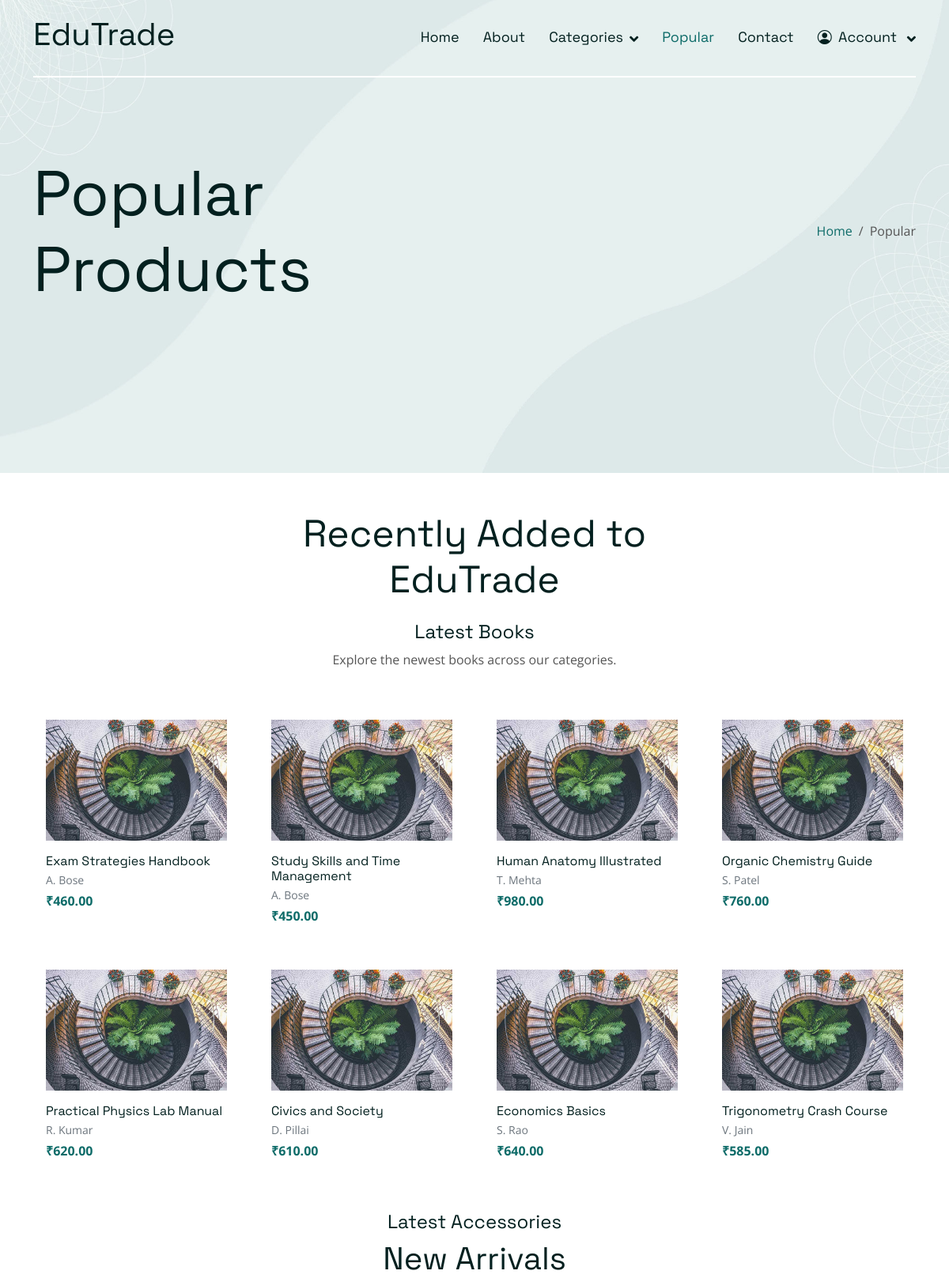
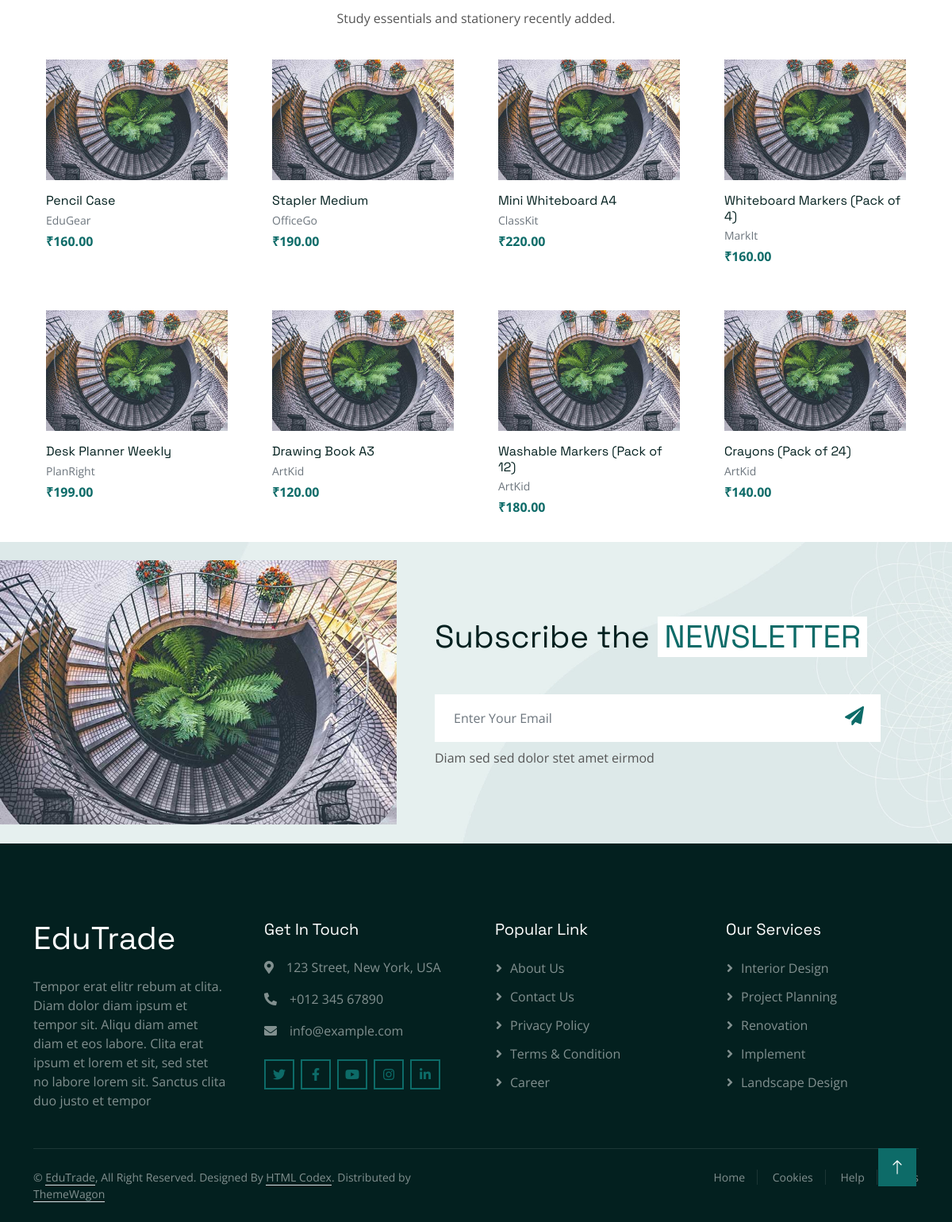
Page /shop_web/popular/ on the committed database (2 pictures, top to bottom).
### EduApp/models.py (models this page shows, shortened)
class Book(models.Model):
    category = models.CharField(max_length=150)
    title = models.CharField(max_length=200)
    author = models.CharField(max_length=150, blank=True)
    publisher = models.CharField(max_length=150, blank=True)
    price = models.DecimalField(max_digits=10, decimal_places=2, blank=True, null=True)
    description = models.TextField(blank=True)
    cover_image = models.ImageField(upload_to='books/', blank=True, null=True)
    created_at = models.DateTimeField(auto_now_add=True)
    updated_at = models.DateTimeField(auto_now=True)

class Accessory(models.Model):
    category = models.CharField(max_length=150)
    name = models.CharField(max_length=200)
    brand = models.CharField(max_length=120, blank=True)
    price = models.DecimalField(max_digits=10, decimal_places=2, blank=True, null=True)
    specs = models.TextField(blank=True)
    image = models.ImageField(upload_to='accessories/', blank=True, null=True)
    created_at = models.DateTimeField(auto_now_add=True)
    updated_at = models.DateTimeField(auto_now=True)

### Eduweb/views.py (the view)
# urls.py: path('popular/',views.popular_page,name='popular'),
def popular_page(request):
    category = Category.objects.all()
    books = Book.objects.order_by('-created_at')[:8]
    accessories = Accessory.objects.order_by('-created_at')[:8]
    return render(request, "popular.html", {"category": category, "books": books, "accessories": accessories})

### Eduweb/templates/popular.html (shortened to what this page needs)
<!DOCTYPE html>
{% load static %}
<html lang="en">
<head>
    <link href="https://cdnjs.cloudflare.com/ajax/libs/font-awesome/5.10.0/css/all.min.css" rel="stylesheet">
    <link href="https://cdn.jsdelivr.net/npm/bootstrap-icons@1.4.1/font/bootstrap-icons.css" rel="stylesheet">
    <link href="{% static 'web/lib/animate/animate.min.css' %}" rel="stylesheet">
    <link href="{% static 'web/lib/owlcarousel/assets/owl.carousel.min.css' %}" rel="stylesheet">
    <link href="{% static 'web/css/bootstrap.min.css' %}" rel="stylesheet">
    <link href="{% static 'web/css/style.css' %}" rel="stylesheet">
</head>
<body>
    <div class="container-fluid sticky-top">
        <div class="container">
            <nav class="navbar navbar-expand-lg navbar-light border-bottom border-2 border-white">
                <a href="{% url 'home' %}" class="navbar-brand">
                    <h1>EduTrade</h1>
                </a>
                <div class="collapse navbar-collapse" id="navbarCollapse">
                    <div class="navbar-nav ms-auto">
                        <a href="{% url 'home' %}" class="nav-item nav-link ">Home</a>
                        <a href="{% url 'about' %}" class="nav-item nav-link">About</a>
                        <div class="nav-item dropdown">
                            <a href="#!" class="nav-link dropdown-toggle" data-bs-toggle="dropdown">Categories</a>
                        </div>
                        <a href="{% url 'popular' %}" class="nav-item nav-link active">Popular</a>
                        <a href="{% url 'contact' %}" class="nav-item nav-link">Contact</a>
                        <div class="nav-item dropdown">
                            {% if request.session.username %}
                                <a href="#" class="nav-link dropdown-toggle" data-bs-toggle="dropdown">
                                    <i class="bi bi-person-circle me-1"></i> Welcome {{ request.session.username }}
                                </a>
                                <div class="dropdown-menu dropdown-menu-end bg-light mt-2">
                                    <a href="{% url 'signin_out' %}" class="dropdown-item">Sign out</a>
                                </div>
                            {% else %}
                                <a href="#" class="nav-link dropdown-toggle" data-bs-toggle="dropdown">
                                    <i class="bi bi-person-circle me-1"></i> Account
                                </a>
                            {% endif %}
                        </div>
                    </div>
                </div>
            </nav>
        </div>
    </div>
    <div class="container-fluid pb-5 bg-primary hero-header">
        <div class="container py-5">
            <div class="row g-3 align-items-center">
                <div class="col-lg-6 text-center text-lg-start">
                    <h1 class="display-1 mb-0 animated slideInLeft">Popular Products</h1>
                </div>
                <div class="col-lg-6 animated slideInRight">
                    <nav aria-label="breadcrumb">
                        <ol class="breadcrumb justify-content-center justify-content-lg-end mb-0">
                            <li class="breadcrumb-item"><a class="text-primary" href="{% url 'home' %}">Home</a></li>
                            <li class="breadcrumb-item text-secondary active" aria-current="page">Popular</li>
                        </ol>
                    </nav>
                </div>
            </div>
        </div>
    </div>
    <div class="container-xxl py-5">
        <div class="container">
            <div class="text-center mx-auto mb-5" style="max-width: 600px;">
                <h1 class="display-5 mb-4">Recently Added to EduTrade</h1>
                <h4 class="section-title">Latest Books</h4>
                <p>Explore the newest books across our categories.</p>
            </div>
            <div class="row g-4">
                {% if books %}
                    {% for book in books %}
                    <div class="col-lg-3 col-md-4 col-sm-6">
                        <div class="service-item rounded h-100 p-3">
                            <a href="{% url 'book_details' book.id %}" class="text-decoration-none text-dark d-block">
                                {% if book.cover_image %}
                                    <img src="{{ book.cover_image.url }}" class="img-fluid rounded mb-3" alt="{{ book.title }}">
                                {% else %}
                                    <img src="{% static 'web/img/newsletter.jpg' %}" class="img-fluid rounded mb-3" alt="{{ book.title }}">
                                {% endif %}
                                <h6 class="mb-1">{{ book.title }}</h6>
                                <small class="text-muted d-block">{{ book.author }}</small>
                                {% if book.price %}<div class="fw-bold text-primary mt-1">₹{{ book.price }}</div>{% endif %}
                            </a>
                        </div>
                    </div>
                    {% endfor %}
                {% else %}
                    <p class="text-center text-muted">No books found.</p>
                {% endif %}
            </div>
        </div>
    </div>
    <div class="container-xxl py-3 pt-0">
        <div class="container">
            <div class="text-center mx-auto mb-4" style="max-width: 600px;">
                <h4 class="section-title">Latest Accessories</h4>
                <h1 class="display-6 mb-3">New Arrivals</h1>
                <p>Study essentials and stationery recently added.</p>
            </div>
            <div class="row g-4">
                {% if accessories %}
                    {% for acc in accessories %}
                    <div class="col-lg-3 col-md-4 col-sm-6">
                        <div class="service-item rounded h-100 p-3">
                            <a href="{% url 'accessory_details' acc.id %}" class="text-decoration-none text-dark d-block">
                                {% if acc.image %}
                                    <img src="{{ acc.image.url }}" class="img-fluid rounded mb-3" alt="{{ acc.name }}">
                                {% else %}
                                    <img src="{% static 'web/img/newsletter.jpg' %}" class="img-fluid rounded mb-3" alt="{{ acc.name }}">
                                {% endif %}
                                <h6 class="mb-1">{{ acc.name }}</h6>
                                <small class="text-muted d-block">{{ acc.brand }}</small>
                                {% if acc.price %}<div class="fw-bold text-primary mt-1">₹{{ acc.price }}</div>{% endif %}
                            </a>
                        </div>
                    </div>
                    {% endfor %}
                {% else %}
                    <p class="text-center text-muted">No accessories found.</p>
                {% endif %}
            </div>
        </div>
    </div>
    <div class="container-fluid bg-primary newsletter p-0">
        <div class="container p-0">
            <div class="row g-0 align-items-center">
                <div class="col-md-5 ps-lg-0 text-start wow fadeIn" data-wow-delay="0.2s">
                    <img class="img-fluid w-100" src="{% static 'web/img/newsletter.jpg' %}" alt="Newsletter">
                </div>
                <div class="col-md-7 py-5 newsletter-text wow fadeIn" data-wow-delay="0.5s">
                    <div class="p-5">
                        <h1 class="mb-5">Subscribe the <span
                                class="text-uppercase text-primary bg-white px-2">Newsletter</span></h1>
                        <div class="position-relative w-100 mb-2">
                            <input class="form-control border-0 w-100 ps-4 pe-5" type="text"
                                placeholder="Enter Your Email" style="height: 60px;">
                            <button type="button" class="btn shadow-none position-absolute top-0 end-0 mt-2 me-2"><i
                                    class="fa fa-paper-plane text-primary fs-4"></i></button>
                        </div>
                        <p class="mb-0">Diam sed sed dolor stet amet eirmod</p>
                    </div>
                </div>
            </div>
        </div>
    </div>
    <div class="container-fluid bg-dark text-white-50 footer pt-5">
        <div class="container py-5">
            <div class="row g-5">
                <div class="col-md-6 col-lg-3 wow fadeIn" data-wow-delay="0.1s">
                    <a href="{% url 'home' %}" class="d-inline-block mb-3">
                        <h1 class="text-white">EduTrade</h1>
                    </a>
                    <p class="mb-0">Tempor erat elitr rebum at clita. Diam dolor diam ipsum et tempor sit. Aliqu diam
                        amet diam et eos labore. Clita erat ipsum et lorem et sit, sed stet no labore lorem sit. Sanctus
                        clita duo justo et tempor</p>
                </div>
                <div class="col-md-6 col-lg-3 wow fadeIn" data-wow-delay="0.3s">
                    <h5 class="text-white mb-4">Get In Touch</h5>
                    <p><i class="fa fa-map-marker-alt me-3"></i>123 Street, New York, USA</p>
                    <p><i class="fa fa-phone-alt me-3"></i>+012 345 67890</p>
                    <p><i class="fa fa-envelope me-3"></i>info@example.com</p>
                    <div class="d-flex pt-2">
                        <a class="btn btn-outline-primary btn-square border-2 me-2" href="#!"><i
                                class="fab fa-twitter"></i></a>
                        <a class="btn btn-outline-primary btn-square border-2 me-2" href="#!"><i
                                class="fab fa-facebook-f"></i></a>
                        <a class="btn btn-outline-primary btn-square border-2 me-2" href="#!"><i
                                class="fab fa-youtube"></i></a>
                        <a class="btn btn-outline-primary btn-square border-2 me-2" href="#!"><i
                                class="fab fa-instagram"></i></a>
                        <a class="btn btn-outline-primary btn-square border-2 me-2" href="#!"><i
                                class="fab fa-linkedin-in"></i></a>
                    </div>
                </div>
                <div class="col-md-6 col-lg-3 wow fadeIn" data-wow-delay="0.5s">
                    <h5 class="text-white mb-4">Popular Link</h5>
                    <a class="btn btn-link" href="#!">About Us</a>
                    <a class="btn btn-link" href="#!">Contact Us</a>
                    <a class="btn btn-link" href="#!">Privacy Policy</a>
                    <a class="btn btn-link" href="#!">Terms & Condition</a>
                    <a class="btn btn-link" href="#!">Career</a>
                </div>
                <div class="col-md-6 col-lg-3 wow fadeIn" data-wow-delay="0.7s">
                    <h5 class="text-white mb-4">Our Services</h5>
                    <a class="btn btn-link" href="#!">Interior Design</a>
                    <a class="btn btn-link" href="#!">Project Planning</a>
                    <a class="btn btn-link" href="#!">Renovation</a>
                    <a class="btn btn-link" href="#!">Implement</a>
                    <a class="btn btn-link" href="#!">Landscape Design</a>
                </div>
            </div>
        </div>
        <div class="container wow fadeIn" data-wow-delay="0.1s">
            <div class="copyright">
                <div class="row">
                    <div class="col-md-6 text-center text-md-start mb-3 mb-md-0">
                        &copy; <a class="border-bottom" href="{% url 'home' %}">EduTrade</a>, All Right Reserved.
                        Designed By <a class="border-bottom" href="https://htmlcodex.com">HTML Codex</a>. Distributed by
                        <a class="border-bottom" href="https://themewagon.com" target="_blank">ThemeWagon</a>
                    </div>
                    <div class="col-md-6 text-center text-md-end">
                        <div class="footer-menu">
                            <a href="#!">Home</a>
                            <a href="#!">Cookies</a>
                            <a href="#!">Help</a>
                            <a href="#!">FAQs</a>
                        </div>
                    </div>
                </div>
            </div>
        </div>
    </div>
    <a href="#!" class="btn btn-lg btn-primary btn-lg-square back-to-top"><i class="bi bi-arrow-up"></i></a>
  </body>
</html>

### Eduweb/static/web/css/style.css (style rules this page uses)
.hero-header { min-height: 600px; }
.back-to-top { position: fixed; display: none; right: 45px; bottom: 45px; z-index: 99; }
.btn { transition: .5s; }
.btn-square { width: 38px; height: 38px; }
.btn-lg-square { width: 48px; height: 48px; }
.btn-square, .btn-sm-square, .btn-lg-square { padding: 0; display: flex; align-items: center; justify-content: center; font-weight: normal; }
.sticky-top { top: -150px; transition: .5s; }
.navbar { padding: 15px 0; font-family: "Space Grotesk", sans-serif; font-size: 18px; }
.navbar .navbar-nav .nav-link { margin-left: 30px; padding: 0; outline: none; color: var(--bs-dark); }
.navbar .navbar-nav .nav-link:hover, .navbar .navbar-nav .nav-link.active { color: var(--bs-primary) }
.navbar .dropdown-toggle::after { border: none; content: "\f107"; font-family: "Font Awesome 5 Free"; font-weight: 900; vertical-align: middle; margin-left: 8px; }
.hero-header { margin-top: -100px; padding-top: 150px; background: url(../img/hero-bg.jpg) top center no-repeat; background-size: cover; }
.hero-header .breadcrumb-item+.breadcrumb-item::before { color: var(--light); }
.service-item { position: relative; padding: 30px 25px; transition: .5s; }
.newsletter { background: url(../img/hero-bg.jpg) bottom right no-repeat; background-size: cover; }
@media (min-width: 992px) { .newsletter .container { max-width: 100% !important; } }
@media (min-width: 992px) { .newsletter .newsletter-text { padding-right: calc(((100% - 960px) / 2) + .75rem); } }
@media (min-width: 1200px) { .newsletter .newsletter-text { padding-right: calc(((100% - 1140px) / 2) + .75rem); } }
.footer .btn.btn-link { display: block; margin-bottom: 10px; padding: 0; text-align: left; color: rgba(255,255,255,.5); font-weight: normal; transition: .3s; }
.footer .btn.btn-link::before { position: relative; content: "\f105"; font-family: "Font Awesome 5 Free"; font-weight: 900; margin-right: 10px; }
.footer .copyright { padding: 25px 0; font-size: 14px; border-top: 1px solid rgba(256, 256, 256, .1); }
.footer .copyright a { color: rgba(255,255,255,.5); }
.footer .footer-menu a { margin-right: 15px; padding-right: 15px; border-right: 1px solid rgba(255, 255, 255, .1); }
.footer .footer-menu a:last-child { margin-right: 0; padding-right: 0; border-right: none; }

### rows in the picture
Book: title "Exam Strategies Handbook", author "A. Bose", price "460.00"
Book: title "Study Skills and Time Management", author "A. Bose", price "450.00"
Book: title "Human Anatomy Illustrated", author "T. Mehta", price "980.00"
Book: title "Organic Chemistry Guide", author "S. Patel", price "760.00"
Book: title "Practical Physics Lab Manual", author "R. Kumar", price "620.00"
Book: title "Civics and Society", author "D. Pillai", price "610.00"
Book: title "Economics Basics", author "S. Rao", price "640.00"
Book: title "Trigonometry Crash Course", author "V. Jain", price "585.00"
Accessory: name "Pencil Case", brand "EduGear", price "160.00"
Accessory: name "Stapler Medium", brand "OfficeGo", price "190.00"
Accessory: name "Mini Whiteboard A4", brand "ClassKit", price "220.00"
Accessory: name "Whiteboard Markers (Pack of 4)", brand "MarkIt", price "160.00"
Accessory: name "Desk Planner Weekly", brand "PlanRight", price "199.00"
Accessory: name "Drawing Book A3", brand "ArtKid", price "120.00"
Accessory: name "Washable Markers (Pack of 12)", brand "ArtKid", price "180.00"
Accessory: name "Crayons (Pack of 24)", brand "ArtKid", price "140.00"
